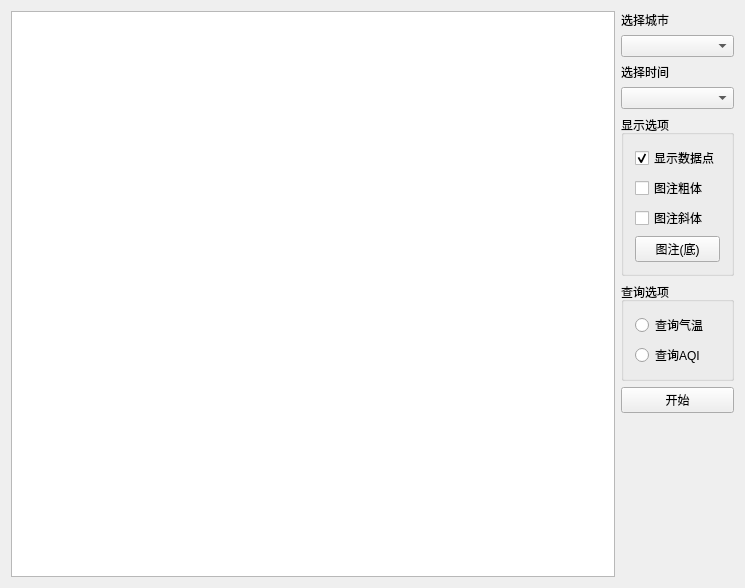
<?xml version="1.0" encoding="UTF-8"?>
<ui version="4.0">
 <class>mainWidget</class>
 <widget class="QWidget" name="mainWidget">
  <property name="enabled">
   <bool>true</bool>
  </property>
  <property name="geometry">
   <rect>
    <x>0</x>
    <y>0</y>
    <width>745</width>
    <height>588</height>
   </rect>
  </property>
  <property name="windowTitle">
   <string>实验三 网络数据获取与显示</string>
  </property>
  <layout class="QHBoxLayout" name="horizontalLayout">
   <item>
    <widget class="QtCharts::QChartView" name="chartview"/>
   </item>
   <item>
    <layout class="QVBoxLayout" name="verticalLayout_3">
     <item>
      <widget class="QLabel" name="label_2">
       <property name="text">
        <string>选择城市</string>
       </property>
      </widget>
     </item>
     <item>
      <widget class="QComboBox" name="comboCity">
       <property name="enabled">
        <bool>true</bool>
       </property>
       <property name="editable">
        <bool>false</bool>
       </property>
      </widget>
     </item>
     <item>
      <widget class="QLabel" name="label">
       <property name="text">
        <string>选择时间</string>
       </property>
      </widget>
     </item>
     <item>
      <widget class="QComboBox" name="comboMonth">
       <property name="insertPolicy">
        <enum>QComboBox::InsertAtBottom</enum>
       </property>
      </widget>
     </item>
     <item>
      <widget class="QGroupBox" name="groupBox">
       <property name="title">
        <string>显示选项</string>
       </property>
       <layout class="QVBoxLayout" name="verticalLayout_2">
        <item>
         <widget class="QCheckBox" name="cbShowPoint">
          <property name="text">
           <string>显示数据点</string>
          </property>
          <property name="checked">
           <bool>true</bool>
          </property>
         </widget>
        </item>
        <item>
         <widget class="QCheckBox" name="cbLegendBold">
          <property name="text">
           <string>图注粗体</string>
          </property>
         </widget>
        </item>
        <item>
         <widget class="QCheckBox" name="cbLegendItalic">
          <property name="text">
           <string>图注斜体</string>
          </property>
         </widget>
        </item>
        <item>
         <widget class="QPushButton" name="btnLegendAlign">
          <property name="text">
           <string>图注(底)</string>
          </property>
         </widget>
        </item>
       </layout>
      </widget>
     </item>
     <item>
      <widget class="QGroupBox" name="groupBox_2">
       <property name="title">
        <string>查询选项</string>
       </property>
       <layout class="QVBoxLayout" name="verticalLayout">
        <item>
         <widget class="QRadioButton" name="btnWeather">
          <property name="text">
           <string>查询气温</string>
          </property>
         </widget>
        </item>
        <item>
         <widget class="QRadioButton" name="btnAQI">
          <property name="text">
           <string>查询AQI</string>
          </property>
         </widget>
        </item>
       </layout>
      </widget>
     </item>
     <item>
      <widget class="QPushButton" name="btnStart">
       <property name="sizePolicy">
        <sizepolicy hsizetype="Preferred" vsizetype="Fixed">
         <horstretch>0</horstretch>
         <verstretch>0</verstretch>
        </sizepolicy>
       </property>
       <property name="text">
        <string>开始</string>
       </property>
      </widget>
     </item>
     <item>
      <spacer name="verticalSpacer_2">
       <property name="orientation">
        <enum>Qt::Vertical</enum>
       </property>
       <property name="sizeHint" stdset="0">
        <size>
         <width>20</width>
         <height>40</height>
        </size>
       </property>
      </spacer>
     </item>
    </layout>
   </item>
  </layout>
 </widget>
 <layoutdefault spacing="6" margin="11"/>
 <customwidgets>
  <customwidget>
   <class>QtCharts::QChartView</class>
   <extends>QGraphicsView</extends>
   <header location="global">QtCharts/QChartView&gt;
#include &lt;QtCharts/chartsnamespace.h</header>
  </customwidget>
 </customwidgets>
 <resources/>
 <connections/>
</ui>
